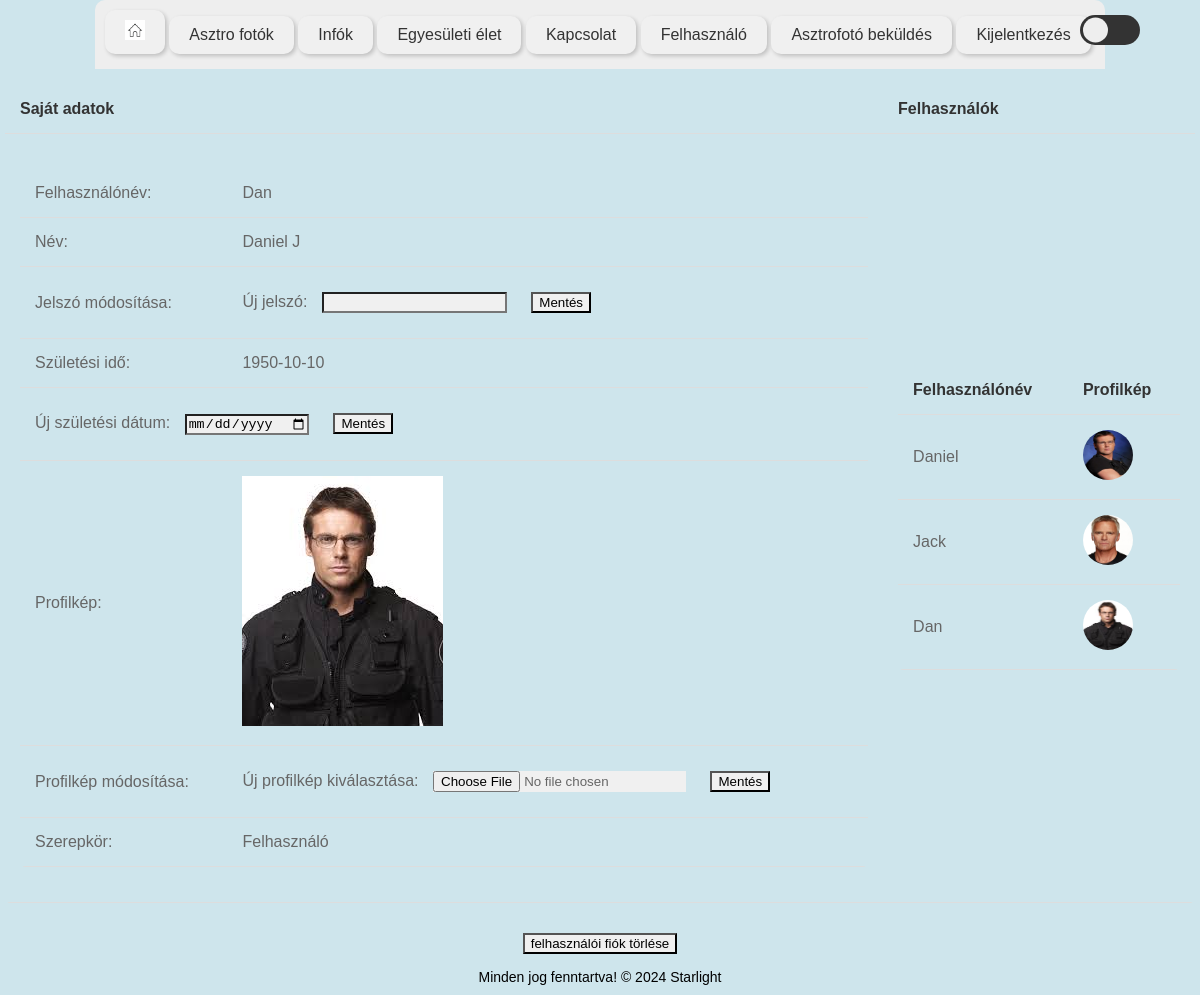
/profile.php (signed in), run on the app's committed database.
### tables this page shows
CREATE TABLE `users` (
  `id` int NOT NULL AUTO_INCREMENT,
  `role` enum('user','admin') DEFAULT 'user',
  `username` varchar(255) NOT NULL,
  `password` varchar(255) NOT NULL,
  `nev` varchar(255) NOT NULL,
  `szulev` date NOT NULL,
  `age` int NOT NULL,
  `gender` enum('m','f') NOT NULL,
  `profile_pic` varchar(255) DEFAULT NULL,
  `registration_date` timestamp NULL DEFAULT CURRENT_TIMESTAMP,
  `banned` int DEFAULT '0',
  PRIMARY KEY (`id`)
);

### functions.php (called while the page is built, shortened)
<?php
function loadAllUsers($conn) {
    $users = array();
    $sql = "SELECT * FROM users";
    $result = $conn->query($sql);
    if ($result->num_rows > 0) {
        while ($row = $result->fetch_assoc()) {
            $users[] = $row;
        }
    }
    return $users;
}
?>

### profile.php (the view, shortened to what this page needs)
<?php
include "functions.php";
?>
<!DOCTYPE html>
<html lang="hu">
<head>
    <link rel="stylesheet" href="style/style.css">
</head>
<body>
    <header>
        <div class="menu-bar">
            <nav>
                <ul class="nav-list">
                    <li><a href="index.php" class="menu-item"><img src="img/home.png" alt="Kezdőoldal" class="menu-image kezdo-kep"></a></li>
                    <li><a href="asztrofotok.php" class="menu-item">Asztro fotók</a></li>
                    <li><a href="amateur.php" class="menu-item">Infók</a></li>
                    <li><a href="egyesulet.php" class="menu-item">Egyesületi élet</a></li>
                    <li><a href="contact.php" class="menu-item">Kapcsolat</a></li>
                    <?php if(!isset($_SESSION["user"]) || empty($_SESSION["user"])): ?>
                        <li><a href="login.php" class="menu-item active">Bejelentkezés</a></li>
                        <li><a href="register.php" class="menu-item">Regisztráció</a></li>
                    <?php else: ?>
                        <li><a href="profile.php">Felhasználó</a></li>
                        <li><a href="upload_form.php" class="menu-item">Asztrofotó beküldés</a></li>
                        <li><a href="logout.php">Kijelentkezés</a></li>
                    <?php endif; ?>
                </ul>
            </nav>
        </div>
    </header>
    <input type="checkbox" id="toggle">
    <div class="profile">
    <table class="profile">
        <tr>
            <th>Saját adatok</th>
            <th>Felhasználók</th>
        </tr>
        <tr>
            <td>
                <table>
                    <tr>
                        <td>Felhasználónév:</td>
                        <td><?=$_SESSION["user"]["username"]?></td>
                    </tr>
                    <tr>
                        <td>Név:</td>
                        <td><?=$_SESSION["user"]["nev"]?></td>
                    </tr>
                    <tr>
                        <td>Jelszó módosítása:</td>
                        <td>
                            <form action="update_profile.php" method="POST">
                                <label for="new_password">Új jelszó:</label>
                                <input type="password" id="new_password" name="new_password">
                                <input type="submit" value="Mentés">
                            </form>
                        </td>
                    </tr>
                    <tr>
                        <td>Születési idő:</td>
                        <td><?=$_SESSION["user"]["szulev"]?></td>
                    </tr>
                    <tr>
                        <td colspan="2">
                            <form action="update_profile.php" method="POST">
                                <label for="new_birthdate">Új születési dátum:</label>
                                <input type="date" id="new_birthdate" name="new_birthdate">
                                <input type="submit" value="Mentés">
                            </form>
                        </td>
                    </tr>
                    <tr>
                        <td>Profilkép:</td>
                        <td><img src="<?=$_SESSION['user']['profile_pic']?>" alt="Profilkép"></td>
                    </tr>
                    <tr>
                        <td>Profilkép módosítása:</td>
                        <td>
                            <form action="update_profile.php" method="POST" enctype="multipart/form-data">
                                <label for="new_profile_pic">Új profilkép kiválasztása:</label>
                                <input type="file" id="new_profile_pic" name="new_profile_pic">
                                <input type="submit" value="Mentés">
                            </form>
                        </td>
                    </tr>
                    <tr>
                        <td>Szerepkör:</td>
                        <td>
                            <?php
                                if(isset($_SESSION["user"]["role"])) {
                                    if($_SESSION["user"]["role"] === "admin") {
                                        echo "Adminisztrátor";
                                    } else {
                                        echo "Felhasználó";
                                    }
                                } else {
                                    echo "Nincs meghatározva";
                                }
                            ?>
                        </td>
                    </tr>
                </table>
            </td>
            <td>
                <table>
                    <tr>
                        <th>Felhasználónév</th>
                        <th>Profilkép</th>
                    </tr>
                    <?php
                    $users = loadAllUsers($conn);
                    foreach($users as $user) {
                        echo "<tr>";
                        echo "<td>".$user['username']."</td>";
                        echo "<td><img src='".$user['profile_pic']."' alt='Profilkép' style='width: 50px; height: 50px; border-radius: 50%;'></td>";
                    }
                    ?>
                </table>
            </td>
        </tr>
    </table>
</div>
    <?php
    echo '<form id="form-login" class="login-link" action="delete_user.php" method="POST">
        <input type="submit" name="btn-delete-user"  value="felhasználói fiók törlése">
        </form>';
    ?>
    <?php include "footer.php";?>
</body>
</html>

### style/style.css (style rules this page uses)
html { text-align: center; padding: 5px; box-sizing: border-box; }
body { font-family: Arial, Helvetica, sans-serif; margin: 0; padding: 0; margin-top: 80px; background-color: #cee5ec; }
.menu-bar { background-color: #eee; padding: 10px; display: flex; justify-content: space-between; align-items: center; border-top-left-radius: 10px; border-top-right-radius: 10px; position:fixed; top:0; right: 0; left: 0; justify-self: center; align-self: center; }
.menu-item { background-color: #555; color: #fff; border-radius: 10px; box-shadow: 2px 2px 4px rgba(0, 0, 0, 0.2); transition: background-color 0.3s, color 0.3s, box-shadow 0.3s; }
.nav-list { list-style: none; padding: 0; margin: 0; }
.nav-list li { display: inline-block; margin-bottom: 5px; }
.nav-list li a { color: #333; background-color: #f0f0f0; text-decoration: none; transition: color 0.3s, background-color 0.3s, box-shadow 0.3s; display: inline-block; padding: 10px 20px; border-radius: 10px; box-shadow: 2px 2px 4px rgba(0,0,0,0.2); }
.kezdo-kep { width: 20px; height: 20px; }
input { margin: 10px; }
input:optional, textarea:optional { background-color: #f0f0f0; }
#toggle { appearance: none; -webkit-appearance: none; -moz-appearance: none; width: 60px; height: 30px; border-radius: 30px; background-color: #333; color: white; position: fixed; top: 5px; right: 50px; transition: all 0.5s ease-in; cursor: pointer; z-index: 1; }
#toggle::before { content: ""; width: 25px; height: 25px; border-radius: 50%; background: #EEE; color: black; position: absolute; top: 50%; left: 3px; transform: translateY(-50%); transition: all 0.5s ease-in; }
table { width: 100%; border-collapse: collapse; border-radius: 5px; overflow: hidden; margin: 20px auto; }
table th, table td { padding: 15px; text-align: left; border-bottom: 1px solid #ddd; }
table th { font-weight: bold; color: #333; }
table td { color: #666; }

### data on the page
users: username "Daniel", profile_pic (picture)
users: username "Jack", profile_pic (picture)
users: username "Dan", profile_pic (picture)

### other printed values
$_SESSION["user"]["username"] "Dan"
$_SESSION["user"]["nev"] "Daniel J"
$_SESSION["user"]["szulev"] "1950-10-10"
